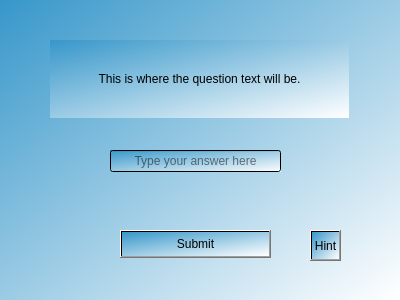
<?xml version="1.0" encoding="UTF-8"?>
<ui version="4.0">
 <class>Form</class>
 <widget class="QWidget" name="Form">
  <property name="geometry">
   <rect>
    <x>0</x>
    <y>0</y>
    <width>400</width>
    <height>300</height>
   </rect>
  </property>
  <property name="windowTitle">
   <string>Form</string>
  </property>
  <property name="styleSheet">
   <string notr="true">QWidget{
background-color:qlineargradient(spread:pad, x1:0, y1:0, x2:1, y2:1, stop:0 rgba(55, 151, 202, 255), stop:1 rgba(255, 255, 255, 255))
}</string>
  </property>
  <widget class="QLabel" name="QuestionLabel">
   <property name="geometry">
    <rect>
     <x>50</x>
     <y>40</y>
     <width>299</width>
     <height>78</height>
    </rect>
   </property>
   <property name="styleSheet">
    <string notr="true">QWidget{
font: 25 12pt &quot;Calibri&quot;;
background-color: &quot;lightgrey&quot;
}</string>
   </property>
   <property name="text">
    <string>This is where the question text will be.</string>
   </property>
   <property name="alignment">
    <set>Qt::AlignCenter</set>
   </property>
  </widget>
  <widget class="QPushButton" name="submit">
   <property name="geometry">
    <rect>
     <x>120</x>
     <y>230</y>
     <width>151</width>
     <height>28</height>
    </rect>
   </property>
   <property name="styleSheet">
    <string notr="true">QWidget{
font: 25 12pt &quot;Calibri&quot;;
background-color: &quot;lightgrey&quot;
}</string>
   </property>
   <property name="text">
    <string>Submit</string>
   </property>
  </widget>
  <widget class="QLineEdit" name="answerBox">
   <property name="geometry">
    <rect>
     <x>110</x>
     <y>150</y>
     <width>171</width>
     <height>22</height>
    </rect>
   </property>
   <property name="styleSheet">
    <string notr="true">QWidget{
font: 25 12pt &quot;Calibri&quot;;
background-color: &quot;lightgrey&quot;
}</string>
   </property>
   <property name="alignment">
    <set>Qt::AlignCenter</set>
   </property>
   <property name="placeholderText">
    <string>Type your answer here</string>
   </property>
  </widget>
  <widget class="QToolButton" name="hintButton">
   <property name="geometry">
    <rect>
     <x>310</x>
     <y>230</y>
     <width>31</width>
     <height>31</height>
    </rect>
   </property>
   <property name="styleSheet">
    <string notr="true">QWidget{
font: 25 12pt &quot;Calibri&quot;;
background-color: &quot;lightgrey&quot;
}</string>
   </property>
   <property name="text">
    <string>Hint</string>
   </property>
  </widget>
  <widget class="QLabel" name="hintLabel">
   <property name="geometry">
    <rect>
     <x>90</x>
     <y>190</y>
     <width>211</width>
     <height>20</height>
    </rect>
   </property>
   <property name="autoFillBackground">
    <bool>false</bool>
   </property>
   <property name="styleSheet">
    <string notr="true">QWidget{
font: 25 12pt &quot;Calibri&quot;;
color: rgb(0, 0, 0);
background-color: rgba(255, 255, 255, 0);
}</string>
   </property>
   <property name="text">
    <string/>
   </property>
   <property name="alignment">
    <set>Qt::AlignCenter</set>
   </property>
  </widget>
  <widget class="QLabel" name="emptyans">
   <property name="geometry">
    <rect>
     <x>110</x>
     <y>120</y>
     <width>171</width>
     <height>31</height>
    </rect>
   </property>
   <property name="font">
    <font>
     <family>Calibri</family>
     <pointsize>12</pointsize>
    </font>
   </property>
   <property name="styleSheet">
    <string notr="true">QWidget{
color:&quot;red&quot;;
background-color:rgba(255, 255, 255, 0)
}
</string>
   </property>
   <property name="text">
    <string/>
   </property>
   <property name="alignment">
    <set>Qt::AlignCenter</set>
   </property>
  </widget>
 </widget>
 <resources/>
 <connections/>
</ui>
